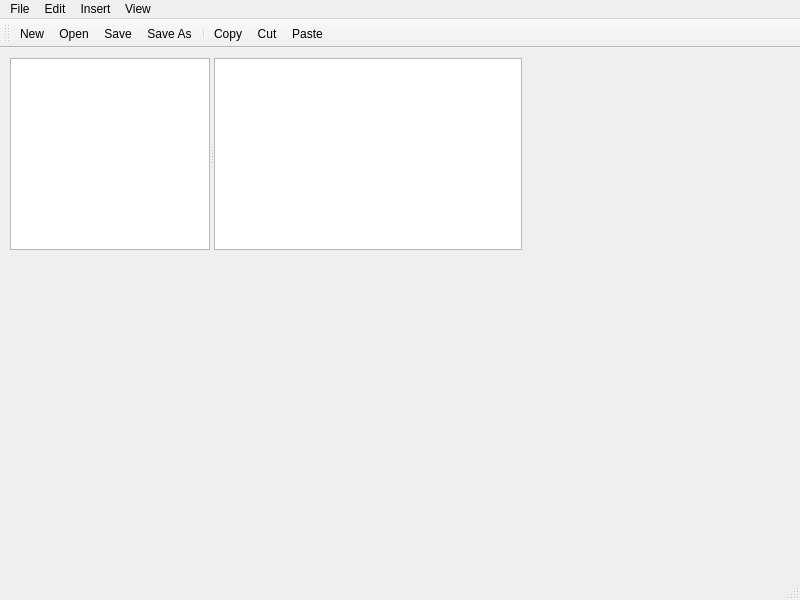
<?xml version="1.0" encoding="UTF-8"?>
<ui version="4.0">
 <class>MainWindow</class>
 <widget class="QMainWindow" name="MainWindow">
  <property name="geometry">
   <rect>
    <x>0</x>
    <y>0</y>
    <width>800</width>
    <height>600</height>
   </rect>
  </property>
  <property name="windowTitle">
   <string>MainWindow</string>
  </property>
  <widget class="QWidget" name="centralwidget">
   <widget class="QSplitter" name="splitter">
    <property name="geometry">
     <rect>
      <x>10</x>
      <y>10</y>
      <width>512</width>
      <height>192</height>
     </rect>
    </property>
    <property name="orientation">
     <enum>Qt::Horizontal</enum>
    </property>
    <widget class="QListWidget" name="listWidget">
     <property name="maximumSize">
      <size>
       <width>200</width>
       <height>16777215</height>
      </size>
     </property>
    </widget>
    <widget class="QPlainTextEdit" name="plainTextEdit"/>
   </widget>
  </widget>
  <widget class="QMenuBar" name="menubar">
   <property name="geometry">
    <rect>
     <x>0</x>
     <y>0</y>
     <width>800</width>
     <height>21</height>
    </rect>
   </property>
   <widget class="QMenu" name="menuFile">
    <property name="title">
     <string>File</string>
    </property>
    <addaction name="actionNew"/>
    <addaction name="actionOpen"/>
    <addaction name="actionSave"/>
    <addaction name="actionSave_As"/>
    <addaction name="separator"/>
    <addaction name="actionExit"/>
   </widget>
   <widget class="QMenu" name="menuEdit">
    <property name="title">
     <string>Edit</string>
    </property>
    <addaction name="actionCopy"/>
    <addaction name="actionCut"/>
    <addaction name="actionPaste"/>
    <addaction name="separator"/>
    <addaction name="actionSelect_All"/>
    <addaction name="actionSelect_None"/>
   </widget>
   <widget class="QMenu" name="menuInsert">
    <property name="title">
     <string>Insert</string>
    </property>
    <addaction name="actionAnimals"/>
    <addaction name="actionShapes"/>
    <addaction name="actionFoods"/>
   </widget>
   <widget class="QMenu" name="menuView">
    <property name="title">
     <string>View</string>
    </property>
    <addaction name="actionToolbar_Top"/>
    <addaction name="actionToolbar_Bottom"/>
    <addaction name="actionToolbar_Left"/>
    <addaction name="actionToolbar_Right"/>
    <addaction name="separator"/>
    <addaction name="actionToolbar_Floatable"/>
    <addaction name="actionToolbar_Moveable"/>
   </widget>
   <addaction name="menuFile"/>
   <addaction name="menuEdit"/>
   <addaction name="menuInsert"/>
   <addaction name="menuView"/>
  </widget>
  <widget class="QStatusBar" name="statusbar"/>
  <widget class="QToolBar" name="toolBar">
   <property name="windowTitle">
    <string>toolBar</string>
   </property>
   <attribute name="toolBarArea">
    <enum>TopToolBarArea</enum>
   </attribute>
   <attribute name="toolBarBreak">
    <bool>false</bool>
   </attribute>
   <addaction name="actionNew"/>
   <addaction name="actionOpen"/>
   <addaction name="actionSave"/>
   <addaction name="actionSave_As"/>
   <addaction name="separator"/>
   <addaction name="actionCopy"/>
   <addaction name="actionCut"/>
   <addaction name="actionPaste"/>
  </widget>
  <action name="actionNew">
   <property name="icon">
    <iconset resource="resources.qrc">
     <normaloff>:/files/images/new.png</normaloff>:/files/images/new.png</iconset>
   </property>
   <property name="text">
    <string>New</string>
   </property>
  </action>
  <action name="actionOpen">
   <property name="icon">
    <iconset resource="resources.qrc">
     <normaloff>:/files/images/open.png</normaloff>:/files/images/open.png</iconset>
   </property>
   <property name="text">
    <string>Open</string>
   </property>
  </action>
  <action name="actionSave">
   <property name="icon">
    <iconset resource="resources.qrc">
     <normaloff>:/files/images/save.png</normaloff>:/files/images/save.png</iconset>
   </property>
   <property name="text">
    <string>Save</string>
   </property>
  </action>
  <action name="actionSave_As">
   <property name="icon">
    <iconset resource="resources.qrc">
     <normaloff>:/files/images/saveas.png</normaloff>:/files/images/saveas.png</iconset>
   </property>
   <property name="text">
    <string>Save As</string>
   </property>
  </action>
  <action name="actionExit">
   <property name="text">
    <string>Exit</string>
   </property>
  </action>
  <action name="actionCopy">
   <property name="icon">
    <iconset resource="resources.qrc">
     <normaloff>:/files/images/copy.png</normaloff>:/files/images/copy.png</iconset>
   </property>
   <property name="text">
    <string>Copy</string>
   </property>
  </action>
  <action name="actionCut">
   <property name="icon">
    <iconset resource="resources.qrc">
     <normaloff>:/files/images/cut.png</normaloff>:/files/images/cut.png</iconset>
   </property>
   <property name="text">
    <string>Cut</string>
   </property>
  </action>
  <action name="actionPaste">
   <property name="icon">
    <iconset resource="resources.qrc">
     <normaloff>:/files/images/paste.png</normaloff>:/files/images/paste.png</iconset>
   </property>
   <property name="text">
    <string>Paste</string>
   </property>
  </action>
  <action name="actionSelect_All">
   <property name="icon">
    <iconset resource="resources.qrc">
     <normaloff>:/files/images/selectall.png</normaloff>:/files/images/selectall.png</iconset>
   </property>
   <property name="text">
    <string>Select All</string>
   </property>
  </action>
  <action name="actionSelect_None">
   <property name="icon">
    <iconset resource="resources.qrc">
     <normaloff>:/files/images/selectnone.png</normaloff>:/files/images/selectnone.png</iconset>
   </property>
   <property name="text">
    <string>Select None</string>
   </property>
  </action>
  <action name="actionAnimals">
   <property name="text">
    <string>Animals</string>
   </property>
  </action>
  <action name="actionShapes">
   <property name="text">
    <string>Shapes</string>
   </property>
  </action>
  <action name="actionFoods">
   <property name="text">
    <string>Foods</string>
   </property>
  </action>
  <action name="actionToolbar_Top">
   <property name="text">
    <string>Toolbar Top</string>
   </property>
  </action>
  <action name="actionToolbar_Bottom">
   <property name="text">
    <string>Toolbar Bottom</string>
   </property>
  </action>
  <action name="actionToolbar_Left">
   <property name="text">
    <string>Toolbar Left</string>
   </property>
  </action>
  <action name="actionToolbar_Right">
   <property name="text">
    <string>Toolbar Right</string>
   </property>
  </action>
  <action name="actionToolbar_Floatable">
   <property name="checkable">
    <bool>true</bool>
   </property>
   <property name="text">
    <string>Toolbar Floatable</string>
   </property>
  </action>
  <action name="actionToolbar_Moveable">
   <property name="checkable">
    <bool>true</bool>
   </property>
   <property name="text">
    <string>Toolbar Moveable</string>
   </property>
  </action>
 </widget>
 <resources>
  <include location="resources.qrc"/>
 </resources>
 <connections/>
</ui>
